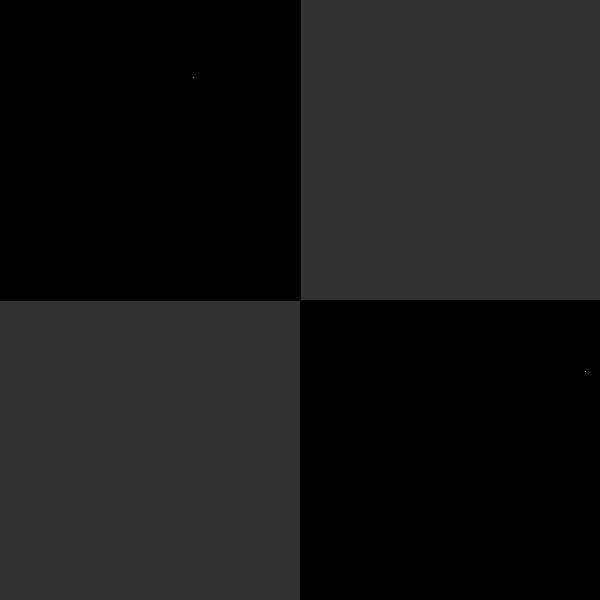
Frame 1 (no input)
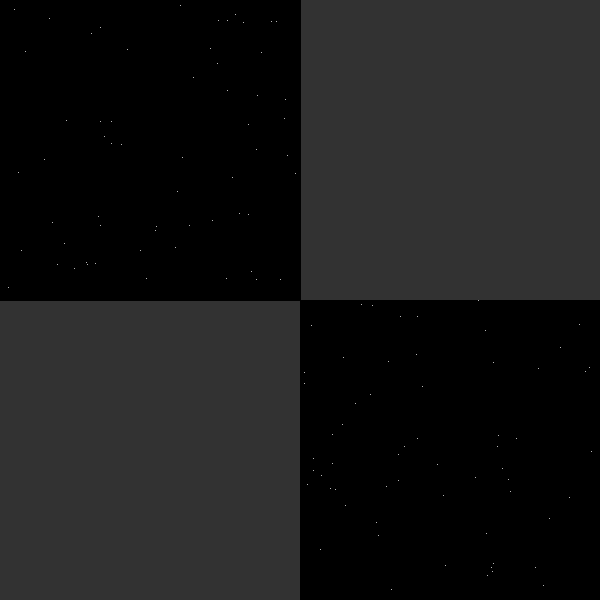
Frame 60 (the mouse pressed at the canvas centre just before this capture)
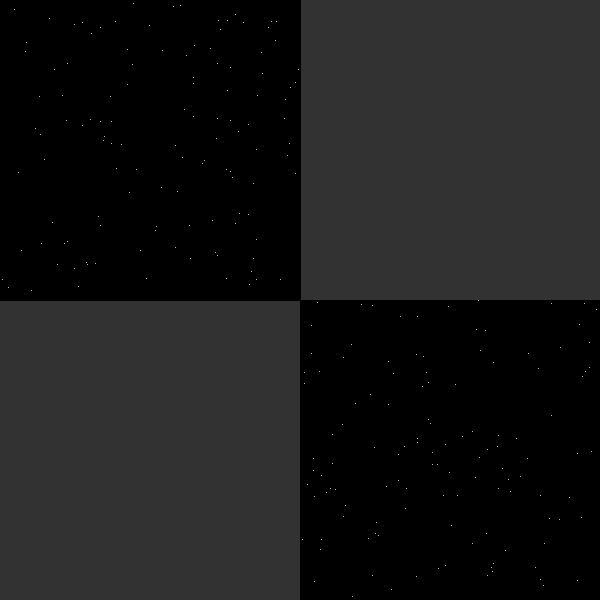
Frame 120 (the mouse held since frame 60 and released just before this capture)

The Processing sketch that drew these frames (run headless with seeded random() and noise(); from frame 60 on, the mouse is pressed at the canvas centre):

// Processing sketch: question10
// ── question10.pde
void setup() {
  size(600, 600);
  background(50);
  
  fill(0);
  rect(0, 0, width/2, width/2);
  rect(width/2, height/2, width/2, height/2); 
}

void draw() {
  generateRandom(0, width/2, 0, height/2); 
  generateRandom(width/2, width, height/2, height); 
}

void generateRandom(float r1, float r2, float r3, float r4){
  float x = random(r1, r2);
  float y = random(r3, r4);
  stroke(255);
  point(x, y);
}
